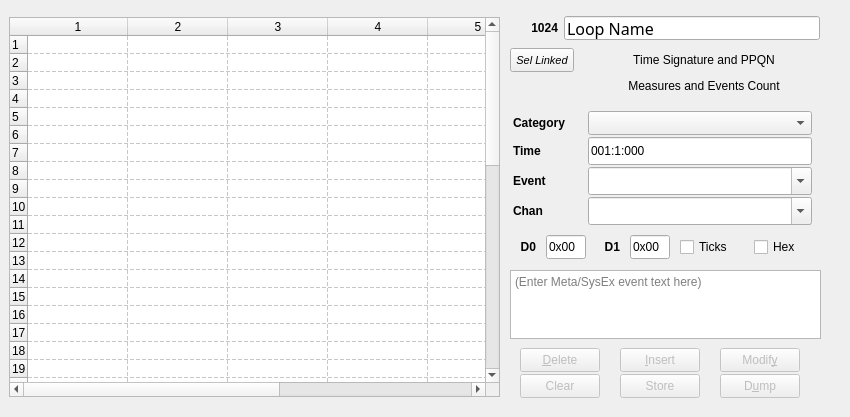
<?xml version="1.0" encoding="UTF-8"?>
<ui version="4.0">
 <class>qseqeventframe</class>
 <widget class="QFrame" name="qseqeventframe">
  <property name="geometry">
   <rect>
    <x>0</x>
    <y>0</y>
    <width>850</width>
    <height>417</height>
   </rect>
  </property>
  <property name="sizePolicy">
   <sizepolicy hsizetype="MinimumExpanding" vsizetype="MinimumExpanding">
    <horstretch>0</horstretch>
    <verstretch>0</verstretch>
   </sizepolicy>
  </property>
  <property name="maximumSize">
   <size>
    <width>900</width>
    <height>500</height>
   </size>
  </property>
  <property name="windowTitle">
   <string>Events</string>
  </property>
  <property name="frameShape">
   <enum>QFrame::NoFrame</enum>
  </property>
  <property name="frameShadow">
   <enum>QFrame::Plain</enum>
  </property>
  <property name="lineWidth">
   <number>3</number>
  </property>
  <property name="midLineWidth">
   <number>2</number>
  </property>
  <widget class="QTableWidget" name="eventTableWidget">
   <property name="geometry">
    <rect>
     <x>9</x>
     <y>17</y>
     <width>491</width>
     <height>380</height>
    </rect>
   </property>
   <property name="sizePolicy">
    <sizepolicy hsizetype="Expanding" vsizetype="Expanding">
     <horstretch>0</horstretch>
     <verstretch>0</verstretch>
    </sizepolicy>
   </property>
   <property name="minimumSize">
    <size>
     <width>440</width>
     <height>380</height>
    </size>
   </property>
   <property name="maximumSize">
    <size>
     <width>492</width>
     <height>999</height>
    </size>
   </property>
   <property name="toolTip">
    <string>Events in the pattern/sequence. Events can be edited only with the controls at the right.</string>
   </property>
   <property name="sizeAdjustPolicy">
    <enum>QAbstractScrollArea::AdjustToContents</enum>
   </property>
   <property name="alternatingRowColors">
    <bool>false</bool>
   </property>
   <property name="selectionBehavior">
    <enum>QAbstractItemView::SelectRows</enum>
   </property>
   <property name="gridStyle">
    <enum>Qt::DashLine</enum>
   </property>
   <property name="wordWrap">
    <bool>false</bool>
   </property>
   <property name="rowCount">
    <number>48</number>
   </property>
   <property name="columnCount">
    <number>7</number>
   </property>
   <attribute name="verticalHeaderMinimumSectionSize">
    <number>16</number>
   </attribute>
   <attribute name="verticalHeaderDefaultSectionSize">
    <number>18</number>
   </attribute>
   <row/>
   <row/>
   <row/>
   <row/>
   <row/>
   <row/>
   <row/>
   <row/>
   <row/>
   <row/>
   <row/>
   <row/>
   <row/>
   <row/>
   <row/>
   <row/>
   <row/>
   <row/>
   <row/>
   <row/>
   <row/>
   <row/>
   <row/>
   <row/>
   <row/>
   <row/>
   <row/>
   <row/>
   <row/>
   <row/>
   <row/>
   <row/>
   <row/>
   <row/>
   <row/>
   <row/>
   <row/>
   <row/>
   <row/>
   <row/>
   <row/>
   <row/>
   <row/>
   <row/>
   <row/>
   <row/>
   <row/>
   <row/>
   <column/>
   <column/>
   <column/>
   <column/>
   <column/>
   <column/>
   <column/>
  </widget>
  <widget class="QPlainTextEdit" name="plainTextEdit">
   <property name="geometry">
    <rect>
     <x>510</x>
     <y>270</y>
     <width>311</width>
     <height>69</height>
    </rect>
   </property>
   <property name="sizePolicy">
    <sizepolicy hsizetype="Fixed" vsizetype="Fixed">
     <horstretch>0</horstretch>
     <verstretch>0</verstretch>
    </sizepolicy>
   </property>
   <property name="lineWidth">
    <number>2</number>
   </property>
   <property name="horizontalScrollBarPolicy">
    <enum>Qt::ScrollBarAlwaysOff</enum>
   </property>
   <property name="placeholderText">
    <string>(Enter Meta/SysEx event text here)</string>
   </property>
  </widget>
  <widget class="QWidget" name="gridLayoutWidget">
   <property name="geometry">
    <rect>
     <x>520</x>
     <y>348</y>
     <width>261</width>
     <height>52</height>
    </rect>
   </property>
   <layout class="QGridLayout" name="gridLayout_2">
    <property name="sizeConstraint">
     <enum>QLayout::SetFixedSize</enum>
    </property>
    <property name="horizontalSpacing">
     <number>20</number>
    </property>
    <property name="verticalSpacing">
     <number>2</number>
    </property>
    <item row="0" column="2">
     <widget class="QPushButton" name="button_modify">
      <property name="enabled">
       <bool>false</bool>
      </property>
      <property name="minimumSize">
       <size>
        <width>64</width>
        <height>24</height>
       </size>
      </property>
      <property name="maximumSize">
       <size>
        <width>90</width>
        <height>24</height>
       </size>
      </property>
      <property name="toolTip">
       <string>Deletes the current event, then inserts a new event at the time shown above, with the data items shown above.</string>
      </property>
      <property name="text">
       <string>Modif&amp;y</string>
      </property>
     </widget>
    </item>
    <item row="0" column="0">
     <widget class="QPushButton" name="button_del">
      <property name="enabled">
       <bool>false</bool>
      </property>
      <property name="minimumSize">
       <size>
        <width>64</width>
        <height>24</height>
       </size>
      </property>
      <property name="maximumSize">
       <size>
        <width>90</width>
        <height>24</height>
       </size>
      </property>
      <property name="toolTip">
       <string>Deletes the currently-selected MIDI event.</string>
      </property>
      <property name="text">
       <string>&amp;Delete</string>
      </property>
     </widget>
    </item>
    <item row="1" column="2">
     <widget class="QPushButton" name="button_dump">
      <property name="enabled">
       <bool>false</bool>
      </property>
      <property name="minimumSize">
       <size>
        <width>64</width>
        <height>24</height>
       </size>
      </property>
      <property name="maximumSize">
       <size>
        <width>90</width>
        <height>24</height>
       </size>
      </property>
      <property name="toolTip">
       <string>Appends the text of events to a file for trouble-shooting.
It is in the same directory as the MIDI file, and has a name
of the form &quot;filename-pattern-#.text&quot;, where '#' is the number of
the pattern.</string>
      </property>
      <property name="text">
       <string>D&amp;ump</string>
      </property>
     </widget>
    </item>
    <item row="1" column="1">
     <widget class="QPushButton" name="button_save">
      <property name="enabled">
       <bool>false</bool>
      </property>
      <property name="minimumSize">
       <size>
        <width>64</width>
        <height>24</height>
       </size>
      </property>
      <property name="maximumSize">
       <size>
        <width>90</width>
        <height>24</height>
       </size>
      </property>
      <property name="toolTip">
       <string>Saves current changes to the pattern.  This step
must be done to preserve the changes.  Then the file must
be saved to make the changes permanent.  Tricky, but safer.</string>
      </property>
      <property name="text">
       <string>Store</string>
      </property>
     </widget>
    </item>
    <item row="0" column="1">
     <widget class="QPushButton" name="button_ins">
      <property name="enabled">
       <bool>false</bool>
      </property>
      <property name="minimumSize">
       <size>
        <width>64</width>
        <height>24</height>
       </size>
      </property>
      <property name="maximumSize">
       <size>
        <width>90</width>
        <height>24</height>
       </size>
      </property>
      <property name="toolTip">
       <string>Inserts a new event at the time shown above, with the data items shown above.</string>
      </property>
      <property name="text">
       <string>&amp;Insert</string>
      </property>
     </widget>
    </item>
    <item row="1" column="0">
     <widget class="QPushButton" name="button_clear">
      <property name="enabled">
       <bool>false</bool>
      </property>
      <property name="minimumSize">
       <size>
        <width>64</width>
        <height>24</height>
       </size>
      </property>
      <property name="maximumSize">
       <size>
        <width>90</width>
        <height>24</height>
       </size>
      </property>
      <property name="toolTip">
       <string>Deletes all of the events in this pattern.</string>
      </property>
      <property name="text">
       <string>Clear</string>
      </property>
     </widget>
    </item>
   </layout>
  </widget>
  <widget class="QWidget" name="vertLayoutWidget">
   <property name="geometry">
    <rect>
     <x>510</x>
     <y>107</y>
     <width>311</width>
     <height>158</height>
    </rect>
   </property>
   <layout class="QVBoxLayout" name="verticalLayout_2">
    <item>
     <layout class="QGridLayout" name="gridLayout" columnstretch="0,0">
      <property name="sizeConstraint">
       <enum>QLayout::SetFixedSize</enum>
      </property>
      <property name="rightMargin">
       <number>4</number>
      </property>
      <property name="horizontalSpacing">
       <number>0</number>
      </property>
      <property name="verticalSpacing">
       <number>2</number>
      </property>
      <item row="1" column="0">
       <widget class="QLabel" name="time_label">
        <property name="minimumSize">
         <size>
          <width>72</width>
          <height>24</height>
         </size>
        </property>
        <property name="maximumSize">
         <size>
          <width>72</width>
          <height>24</height>
         </size>
        </property>
        <property name="font">
         <font>
          <bold>true</bold>
         </font>
        </property>
        <property name="text">
         <string>Time  </string>
        </property>
       </widget>
      </item>
      <item row="3" column="1">
       <widget class="QComboBox" name="channel_combo_box">
        <property name="minimumSize">
         <size>
          <width>208</width>
          <height>28</height>
         </size>
        </property>
        <property name="maximumSize">
         <size>
          <width>224</width>
          <height>28</height>
         </size>
        </property>
        <property name="editable">
         <bool>true</bool>
        </property>
        <property name="currentIndex">
         <number>-1</number>
        </property>
        <property name="maxVisibleItems">
         <number>12</number>
        </property>
        <property name="maxCount">
         <number>17</number>
        </property>
        <property name="insertPolicy">
         <enum>QComboBox::NoInsert</enum>
        </property>
        <property name="minimumContentsLength">
         <number>1</number>
        </property>
        <property name="frame">
         <bool>true</bool>
        </property>
       </widget>
      </item>
      <item row="2" column="1">
       <widget class="QComboBox" name="combo_ev_name">
        <property name="minimumSize">
         <size>
          <width>208</width>
          <height>28</height>
         </size>
        </property>
        <property name="maximumSize">
         <size>
          <width>224</width>
          <height>28</height>
         </size>
        </property>
        <property name="editable">
         <bool>true</bool>
        </property>
        <property name="maxVisibleItems">
         <number>12</number>
        </property>
        <property name="maxCount">
         <number>32</number>
        </property>
        <property name="insertPolicy">
         <enum>QComboBox::NoInsert</enum>
        </property>
        <property name="frame">
         <bool>true</bool>
        </property>
       </widget>
      </item>
      <item row="1" column="1">
       <widget class="QLineEdit" name="entry_ev_timestamp">
        <property name="sizePolicy">
         <sizepolicy hsizetype="Preferred" vsizetype="Fixed">
          <horstretch>0</horstretch>
          <verstretch>0</verstretch>
         </sizepolicy>
        </property>
        <property name="minimumSize">
         <size>
          <width>208</width>
          <height>28</height>
         </size>
        </property>
        <property name="maximumSize">
         <size>
          <width>224</width>
          <height>28</height>
         </size>
        </property>
        <property name="toolTip">
         <string>Current time in bars:beats:pulses. Edit to insert or modify events.</string>
        </property>
        <property name="text">
         <string>001:1:000</string>
        </property>
       </widget>
      </item>
      <item row="3" column="0">
       <widget class="QLabel" name="channel_label">
        <property name="minimumSize">
         <size>
          <width>72</width>
          <height>24</height>
         </size>
        </property>
        <property name="maximumSize">
         <size>
          <width>72</width>
          <height>24</height>
         </size>
        </property>
        <property name="font">
         <font>
          <bold>true</bold>
         </font>
        </property>
        <property name="text">
         <string>Chan</string>
        </property>
       </widget>
      </item>
      <item row="2" column="0">
       <widget class="QLabel" name="event_label">
        <property name="minimumSize">
         <size>
          <width>72</width>
          <height>24</height>
         </size>
        </property>
        <property name="maximumSize">
         <size>
          <width>72</width>
          <height>24</height>
         </size>
        </property>
        <property name="font">
         <font>
          <bold>true</bold>
         </font>
        </property>
        <property name="text">
         <string>Event</string>
        </property>
       </widget>
      </item>
      <item row="0" column="0">
       <widget class="QLabel" name="label_category">
        <property name="minimumSize">
         <size>
          <width>72</width>
          <height>24</height>
         </size>
        </property>
        <property name="maximumSize">
         <size>
          <width>72</width>
          <height>24</height>
         </size>
        </property>
        <property name="font">
         <font>
          <bold>true</bold>
         </font>
        </property>
        <property name="text">
         <string>Category</string>
        </property>
        <property name="alignment">
         <set>Qt::AlignLeading|Qt::AlignLeft|Qt::AlignVCenter</set>
        </property>
       </widget>
      </item>
      <item row="0" column="1">
       <widget class="QComboBox" name="combo_ev_category">
        <property name="minimumSize">
         <size>
          <width>208</width>
          <height>24</height>
         </size>
        </property>
        <property name="maximumSize">
         <size>
          <width>224</width>
          <height>24</height>
         </size>
        </property>
        <property name="maxVisibleItems">
         <number>8</number>
        </property>
        <property name="maxCount">
         <number>8</number>
        </property>
        <property name="insertPolicy">
         <enum>QComboBox::NoInsert</enum>
        </property>
       </widget>
      </item>
     </layout>
    </item>
    <item>
     <layout class="QGridLayout" name="gridLayout_3" columnstretch="0,0,0,0,0,0">
      <property name="sizeConstraint">
       <enum>QLayout::SetFixedSize</enum>
      </property>
      <property name="horizontalSpacing">
       <number>8</number>
      </property>
      <item row="0" column="3">
       <widget class="QLineEdit" name="entry_ev_data_1">
        <property name="minimumSize">
         <size>
          <width>40</width>
          <height>24</height>
         </size>
        </property>
        <property name="maximumSize">
         <size>
          <width>40</width>
          <height>24</height>
         </size>
        </property>
        <property name="statusTip">
         <string>The second data byte, if applicable.  Change using decimal or hex (0xnn) notation.</string>
        </property>
        <property name="text">
         <string>0x00</string>
        </property>
       </widget>
      </item>
      <item row="0" column="2">
       <widget class="QLabel" name="d1_label">
        <property name="minimumSize">
         <size>
          <width>24</width>
          <height>24</height>
         </size>
        </property>
        <property name="maximumSize">
         <size>
          <width>24</width>
          <height>24</height>
         </size>
        </property>
        <property name="font">
         <font>
          <bold>true</bold>
         </font>
        </property>
        <property name="text">
         <string>D1</string>
        </property>
        <property name="alignment">
         <set>Qt::AlignRight|Qt::AlignTrailing|Qt::AlignVCenter</set>
        </property>
       </widget>
      </item>
      <item row="0" column="4">
       <widget class="QCheckBox" name="pulse_time_check_box">
        <property name="minimumSize">
         <size>
          <width>64</width>
          <height>24</height>
         </size>
        </property>
        <property name="maximumSize">
         <size>
          <width>64</width>
          <height>24</height>
         </size>
        </property>
        <property name="text">
         <string>Ticks</string>
        </property>
       </widget>
      </item>
      <item row="0" column="5">
       <widget class="QCheckBox" name="hex_data_check_box">
        <property name="maximumSize">
         <size>
          <width>64</width>
          <height>16777215</height>
         </size>
        </property>
        <property name="text">
         <string>Hex</string>
        </property>
       </widget>
      </item>
      <item row="0" column="0">
       <widget class="QLabel" name="d0_label">
        <property name="minimumSize">
         <size>
          <width>24</width>
          <height>24</height>
         </size>
        </property>
        <property name="maximumSize">
         <size>
          <width>24</width>
          <height>24</height>
         </size>
        </property>
        <property name="font">
         <font>
          <bold>true</bold>
         </font>
        </property>
        <property name="text">
         <string>D0</string>
        </property>
        <property name="alignment">
         <set>Qt::AlignRight|Qt::AlignTrailing|Qt::AlignVCenter</set>
        </property>
       </widget>
      </item>
      <item row="0" column="1">
       <widget class="QLineEdit" name="entry_ev_data_0">
        <property name="minimumSize">
         <size>
          <width>40</width>
          <height>24</height>
         </size>
        </property>
        <property name="maximumSize">
         <size>
          <width>40</width>
          <height>24</height>
         </size>
        </property>
        <property name="statusTip">
         <string>The first data byte, if applicable. Change using decimal or hex (0xnn) notation.</string>
        </property>
        <property name="text">
         <string>0x00</string>
        </property>
       </widget>
      </item>
     </layout>
    </item>
   </layout>
  </widget>
  <widget class="QWidget" name="horizLayoutWidget">
   <property name="geometry">
    <rect>
     <x>510</x>
     <y>12</y>
     <width>321</width>
     <height>32</height>
    </rect>
   </property>
   <layout class="QHBoxLayout" name="horizontalLayout_2" stretch="0,0">
    <property name="spacing">
     <number>6</number>
    </property>
    <property name="sizeConstraint">
     <enum>QLayout::SetMinimumSize</enum>
    </property>
    <property name="rightMargin">
     <number>10</number>
    </property>
    <item>
     <widget class="QLabel" name="label_seq_number">
      <property name="minimumSize">
       <size>
        <width>36</width>
        <height>0</height>
       </size>
      </property>
      <property name="maximumSize">
       <size>
        <width>48</width>
        <height>16777215</height>
       </size>
      </property>
      <property name="font">
       <font>
        <bold>true</bold>
       </font>
      </property>
      <property name="text">
       <string>1024</string>
      </property>
      <property name="alignment">
       <set>Qt::AlignRight|Qt::AlignTrailing|Qt::AlignVCenter</set>
      </property>
     </widget>
    </item>
    <item>
     <widget class="QLineEdit" name="m_entry_name">
      <property name="sizePolicy">
       <sizepolicy hsizetype="MinimumExpanding" vsizetype="Fixed">
        <horstretch>0</horstretch>
        <verstretch>0</verstretch>
       </sizepolicy>
      </property>
      <property name="minimumSize">
       <size>
        <width>248</width>
        <height>24</height>
       </size>
      </property>
      <property name="maximumSize">
       <size>
        <width>256</width>
        <height>24</height>
       </size>
      </property>
      <property name="font">
       <font>
        <family>Anonymous Pro</family>
        <pointsize>12</pointsize>
       </font>
      </property>
      <property name="text">
       <string>Loop Name</string>
      </property>
     </widget>
    </item>
   </layout>
  </widget>
  <widget class="QWidget" name="dataLayoutWidget">
   <property name="geometry">
    <rect>
     <x>510</x>
     <y>48</y>
     <width>320</width>
     <height>58</height>
    </rect>
   </property>
   <layout class="QGridLayout" name="gridLayout_4" rowstretch="0,0" columnstretch="1,6">
    <property name="sizeConstraint">
     <enum>QLayout::SetFixedSize</enum>
    </property>
    <property name="verticalSpacing">
     <number>2</number>
    </property>
    <item row="0" column="0">
     <widget class="QPushButton" name="button_link">
      <property name="minimumSize">
       <size>
        <width>64</width>
        <height>24</height>
       </size>
      </property>
      <property name="maximumSize">
       <size>
        <width>64</width>
        <height>24</height>
       </size>
      </property>
      <property name="font">
       <font>
        <pointsize>8</pointsize>
        <italic>true</italic>
       </font>
      </property>
      <property name="toolTip">
       <string>If enabled, this setting allows two linked
Note events to be selected at the
same time.</string>
      </property>
      <property name="text">
       <string>Sel Linked</string>
      </property>
      <property name="checkable">
       <bool>true</bool>
      </property>
      <property name="flat">
       <bool>false</bool>
      </property>
     </widget>
    </item>
    <item row="0" column="1">
     <widget class="QLabel" name="label_time_sig">
      <property name="sizePolicy">
       <sizepolicy hsizetype="Fixed" vsizetype="Preferred">
        <horstretch>0</horstretch>
        <verstretch>0</verstretch>
       </sizepolicy>
      </property>
      <property name="minimumSize">
       <size>
        <width>248</width>
        <height>24</height>
       </size>
      </property>
      <property name="maximumSize">
       <size>
        <width>248</width>
        <height>24</height>
       </size>
      </property>
      <property name="text">
       <string>Time Signature and PPQN</string>
      </property>
      <property name="alignment">
       <set>Qt::AlignCenter</set>
      </property>
     </widget>
    </item>
    <item row="1" column="0">
     <widget class="QPushButton" name="button_blank">
      <property name="minimumSize">
       <size>
        <width>64</width>
        <height>24</height>
       </size>
      </property>
      <property name="maximumSize">
       <size>
        <width>64</width>
        <height>16777215</height>
       </size>
      </property>
      <property name="text">
       <string/>
      </property>
      <property name="flat">
       <bool>true</bool>
      </property>
     </widget>
    </item>
    <item row="1" column="1">
     <widget class="QLabel" name="label_measures_ev_count">
      <property name="sizePolicy">
       <sizepolicy hsizetype="Fixed" vsizetype="Preferred">
        <horstretch>0</horstretch>
        <verstretch>0</verstretch>
       </sizepolicy>
      </property>
      <property name="minimumSize">
       <size>
        <width>248</width>
        <height>24</height>
       </size>
      </property>
      <property name="maximumSize">
       <size>
        <width>248</width>
        <height>24</height>
       </size>
      </property>
      <property name="text">
       <string>Measures and Events Count</string>
      </property>
      <property name="alignment">
       <set>Qt::AlignCenter</set>
      </property>
     </widget>
    </item>
   </layout>
  </widget>
 </widget>
 <tabstops>
  <tabstop>eventTableWidget</tabstop>
  <tabstop>entry_ev_timestamp</tabstop>
  <tabstop>combo_ev_name</tabstop>
  <tabstop>channel_combo_box</tabstop>
  <tabstop>entry_ev_data_0</tabstop>
  <tabstop>entry_ev_data_1</tabstop>
  <tabstop>button_del</tabstop>
  <tabstop>button_clear</tabstop>
  <tabstop>button_ins</tabstop>
  <tabstop>button_save</tabstop>
  <tabstop>button_modify</tabstop>
  <tabstop>button_dump</tabstop>
 </tabstops>
 <resources/>
 <connections/>
</ui>
